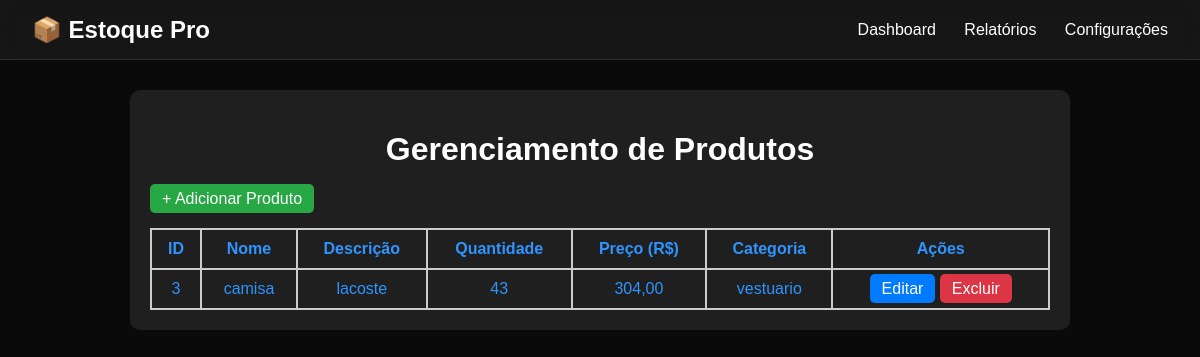
Before: / with the older database file.
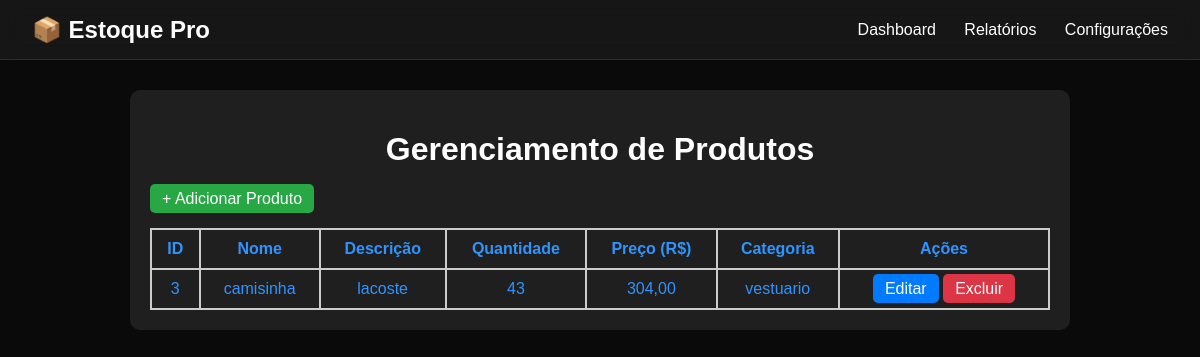
After: the same page with the newer database file.
### tables this page shows
CREATE TABLE produtos (
            id INTEGER PRIMARY KEY AUTOINCREMENT,
            nome TEXT NOT NULL,
            descricao TEXT,
            quantidade INTEGER NOT NULL,
            preco REAL NOT NULL,
            categoria TEXT
        );

### index.php (the view, shortened to what this page needs)
<?php
require_once 'includes/db_connect.php';
?>
<!DOCTYPE html>
<html lang="pt-br">
<head>
    <link rel="stylesheet" href="Assets/css/style.css">
</head>
<body>
    <?php include 'includes/header.php'; ?>
    <div class="container">
        <h1>Gerenciamento de Produtos</h1>
        <a href="#" class="btn" id="openModal">+ Adicionar Produto</a>
        <table>
            <thead>
                <tr>
                    <th>ID</th>
                    <th>Nome</th>
                    <th>Descrição</th>
                    <th>Quantidade</th>
                    <th>Preço (R$)</th>
                    <th>Categoria</th>
                    <th>Ações</th>
                </tr>
            </thead>
            <tbody>
                <?php
                $query = "SELECT * FROM produtos ORDER BY id DESC";
                $result = $db->query($query);
                if ($result instanceof SQLite3Result) {
                    while ($produto = $result->fetchArray(SQLITE3_ASSOC)) {
                        echo "<tr>
                            <td>{$produto['id']}</td>
                            <td>{$produto['nome']}</td>
                            <td>{$produto['descricao']}</td>
                            <td>{$produto['quantidade']}</td>
                            <td>" . number_format($produto['preco'], 2, ',', '.') . "</td>
                            <td>{$produto['categoria']}</td>
                            <td>
                                <a href='#' class='btn-edit openEditModal'
                                    data-id='{$produto['id']}'
                                    data-nome='{$produto['nome']}'
                                    data-descricao='{$produto['descricao']}'
                                    data-quantidade='{$produto['quantidade']}'
                                    data-categoria='{$produto['categoria']}'
                                    data-preco='{$produto['preco']}'
                                >Editar</a>
                                <a href='produtos/excluir.php?id={$produto['id']}' class='btn-delete' onclick='return confirm(\"Tem certeza que deseja excluir?\")'>Excluir</a>
                            </td>
                        </tr>";
                    }
                } else {
                    echo "<tr><td colspan='7'>Erro ao obter os dados: " . $db->lastErrorMsg() . "</td></tr>";
                }
                ?>
            </tbody>
        </table>
    </div>
</body>
</html>

### includes/header.php
<header class="glass-header">
    <h1>📦 Estoque Pro</h1>
    <nav>
        <a href="#">Dashboard</a>
        <a href="#">Relatórios</a>
        <a href="#">Configurações</a>
    </nav>
</header>

### assets/css/style.css (style rules this page uses)
body { font-family: Arial, sans-serif; background-color: #0a0a0a; padding: 20px; margin: 0; padding: 0; box-sizing: border-box; }
.container { max-width: 900px; margin: auto; background: #1f1f1f; padding: 20px; border-radius: 10px; }
h1 { text-align: center; color: white; }
table { width: 100%; border-collapse: collapse; margin-top: 20px; color: #2f94ff; }
table th, table td { border: 2px solid #ccc; padding: 10px; text-align: center; }
a.btn, .btn-edit, .btn-delete { padding: 6px 12px; text-decoration: none; border-radius: 5px; color: #fff; }
a.btn { background-color: #28a745; }
.btn-edit { background-color: #007bff; }
.btn-delete { background-color: #dc3545; }
.glass-header { width: 100%; top: 0; left: 0; backdrop-filter: blur(10px); -webkit-backdrop-filter: blur(10px); background-color: rgba(30, 30, 30, 0.6); color: white; display: flex; justify-content: space-between; align-items: center; padding: 0.75rem 2rem; z-index: 1000; border-bottom: 1px solid rgba(255, 255, 255, 0.1); height: 60px; box-sizing: border-box; margin-bottom: 30px; }
.glass-header h1 { margin: 0; font-size: 1.5rem; display: flex; align-items: center; }
.glass-header nav a { margin-left: 1.5rem; color: white; text-decoration: none; font-weight: 500; transition: color 0.3s ease; font-size: 1rem; }

Changed rows visible on the page:
changed produtos "lacoste": nome "camisa" → "camisinha"
